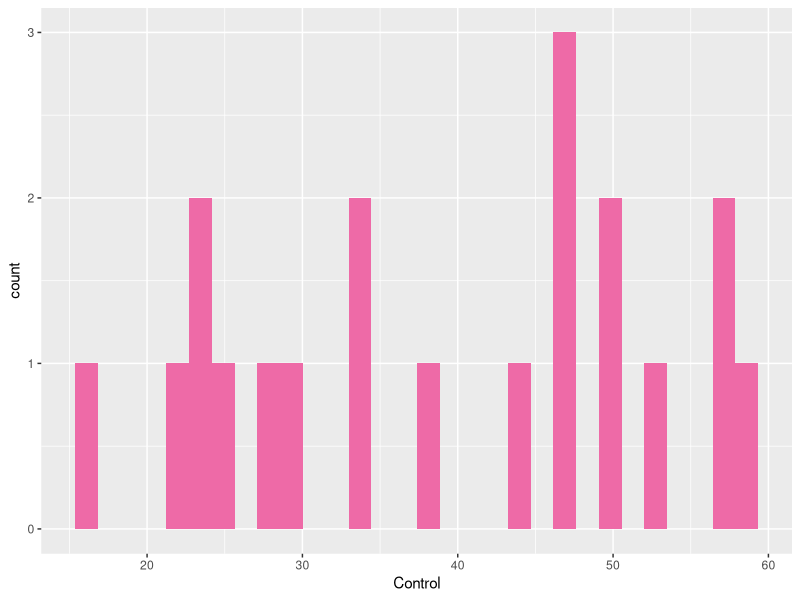
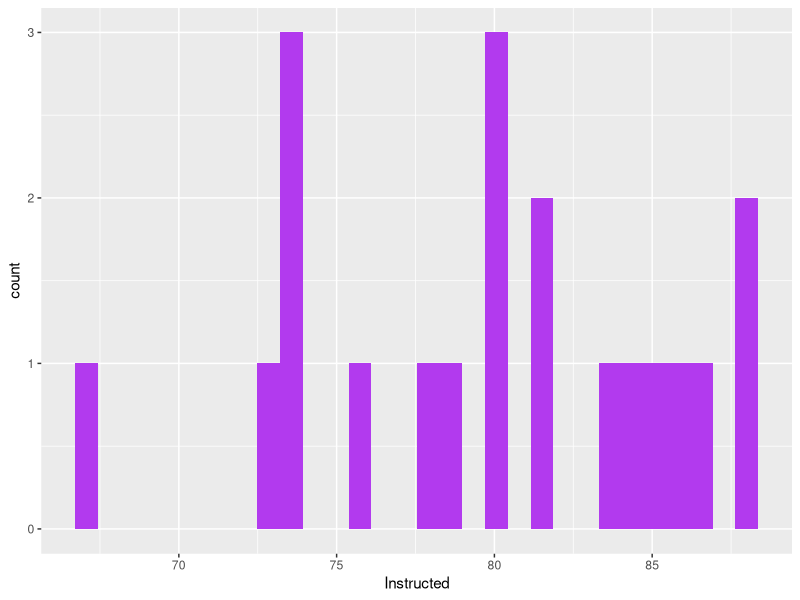
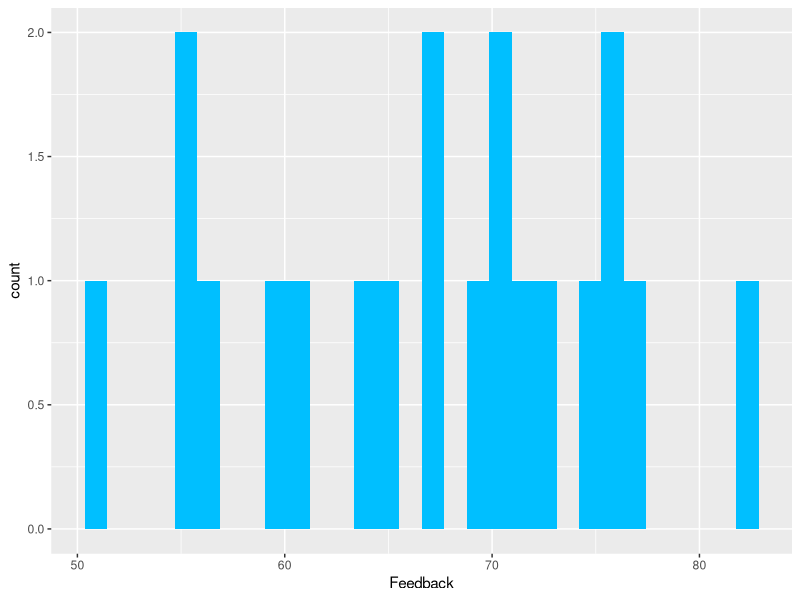
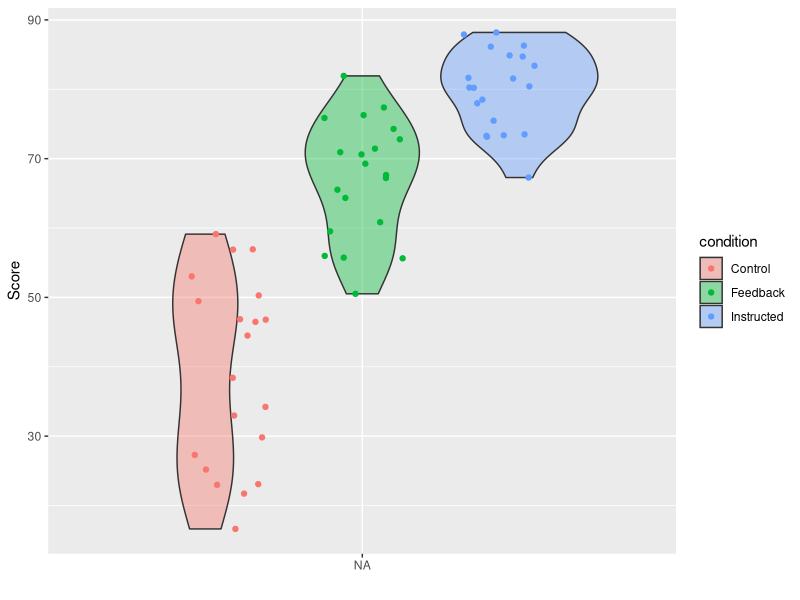

Write R code to recreate these figures, in order.
## ---- chunk 1

# install libraries 
install.packages("tidyr")
install.packages("psych")
install.packages("ggplot2")
install.packages("car")

# load libraries
library(tidyr)
library(psych)
library(ggplot2)
library(car)

## ---- chunk 2
# load data
eduInterventionData = read.csv("../DAP1/data.csv")

eduInterventionDataLong = gather(eduInterventionData,
                                 condition, # control, instructed, feedback
                                 score, #the test scores
                                 Control:Instructed, # all of the columns from Control to Instructed
                                 factor_key = TRUE)

## ---- chunk 3

ggplot(eduInterventionData, aes(x=Control)) + geom_histogram(fill = "hotpink2")

ggplot(eduInterventionData, aes(x=Instructed)) + geom_histogram(fill = "darkorchid2")

ggplot(eduInterventionData, aes(x=Feedback)) + geom_histogram(fill = "deepskyblue1")

## ---- chunk 4

describe(eduInterventionData)

## ---- chunk 5

one_way_anova_results <- aov(score ~ condition, data = eduInterventionDataLong)
summary(one_way_anova_results)

## ---- chunk 6

linear_regression_results = lm(score ~ condition, data=eduInterventionDataLong) ; summary(linear_regression_results)

## ---- chunk 7

ggplot(eduInterventionDataLong, aes(x =factor(score, level = c("Control","Instructed", "Feedback")), y = score, fill = condition)) + geom_violin(alpha = 0.4) + geom_jitter(aes(color = condition), position = position_jitterdodge()) + xlab("") + ylab("Score")

